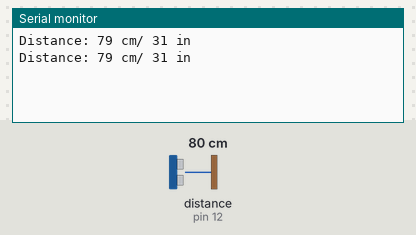
Simulated run of this sketch. Board: Arduino Uno, built with avr-gcc and run on an emulated ATmega328P. On the bench: the last lines printed to the serial monitor. Wiring (inferred from the names in the program): ultrasonic range finder: trigger pin 11; echo pin 12. The inputs (shaded band) are chosen by the test bench; at power-on: distance to the obstacle (sensor on pin 12) 80 cm. The echo pulse lasts 58.3 µs per cm.

Above: at 1.8 s.
1.9 s: distance to the obstacle (sensor on pin 12) set to 2 cm
At 2.6 s:
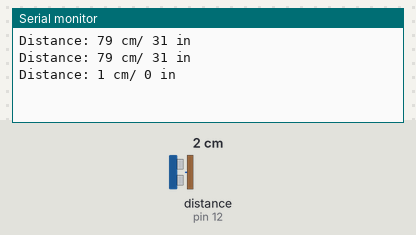
3.4 s: distance to the obstacle (sensor on pin 12) set to 4 cm
At 4.8 s:
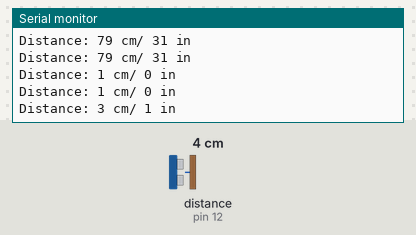
Timing chart, 0 to 6.4 s (numbered marks = the images above; inputs shaded):
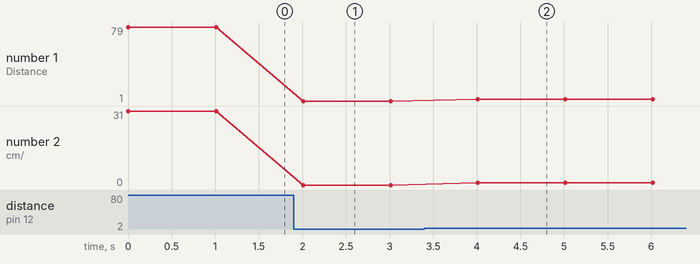

Measured:
- after the input at 1.9 s, the serial monitor: prints a new line after 0.11 s (image 1)
- after the input at 3.4 s, the serial monitor: prints a new line after 0.61 s (image 2)
- plotted number 1: 79 → 1 after the input at 1.9 s, 1 → 3 after the input at 3.4 s
- plotted number 2: 31 → 0 after the input at 1.9 s

The sketch:

lab4_code.ino
```cpp
const int trigPin = 11;
const int echoPin = 12;
long duration;
int distanceCm, distanceInch;

void setup() {
  // put your setup code here, to run once:
  pinMode(trigPin, OUTPUT);
  pinMode(echoPin, INPUT);
  Serial.begin(9600);

}

void loop() {
    // put your main code here
  digitalWrite(trigPin, LOW);
  delayMicroseconds(2);
  digitalWrite(trigPin, HIGH);
  delayMicroseconds(10);
  digitalWrite(trigPin, LOW);

  duration = pulseIn(echoPin, HIGH);

  distanceCm = duration/pow(10, 6) * 34300/2;
  distanceInch = duration/pow(10,6) * 13504/2;
  Serial.print("Distance: ");
  Serial.print(distanceCm);
  Serial.print(" cm/ ");
  Serial.print(distanceInch);
  Serial.println(" in");

  if (distanceCm < 6){
    digitalWrite(2, HIGH);
    digitalWrite(4, LOW);
  }
  else{
    digitalWrite(2, LOW);
    digitalWrite(4, HIGH);
  }

  delay(1000);
}
```
